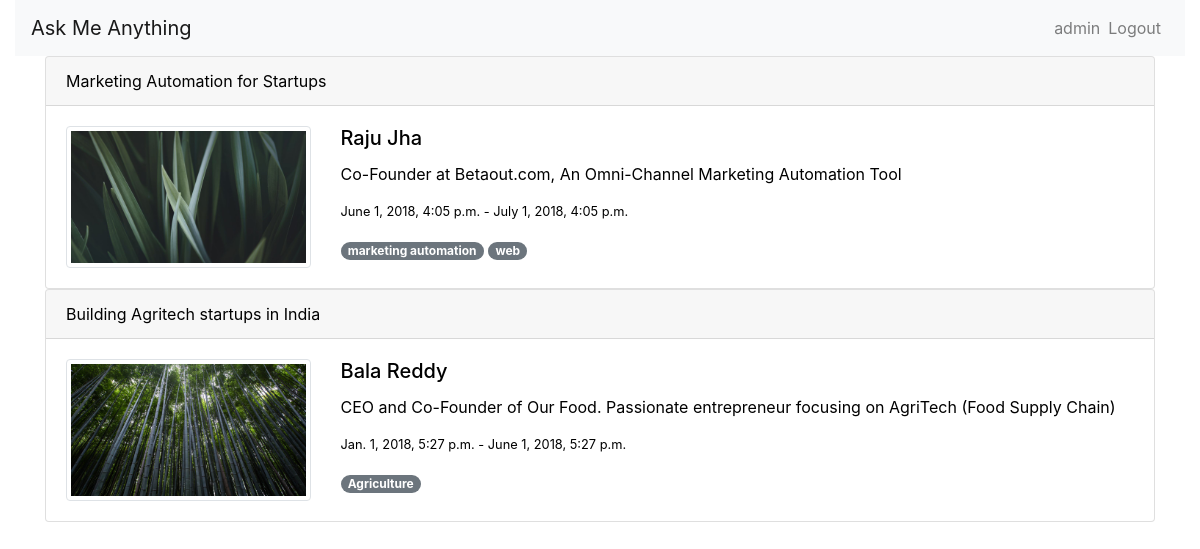
The app's page / (signed in) with its own data.
### core/models.py (models this page shows, shortened)
class Speaker(models.Model):
	name = models.CharField(max_length=100)
	photo = models.ImageField()
	brief = models.CharField(max_length=1000)
	description = models.TextField()
	tagline = models.CharField(max_length=1000)
	tags = models.ManyToManyField(Tag, related_name="speakers")
	available_from = models.DateTimeField()
	available_to = models.DateTimeField()
	created_at = models.DateTimeField(auto_now_add=True)

class Tag(models.Model):
	word = models.CharField(max_length=35)
	slug = models.CharField(max_length=250)
	created_at = models.DateTimeField(auto_now_add=True)
	def __unicode__(self):
		return self.word

### core/views.py (the view)
# urls.py: url(r'^$', views.homeview, name="home"),
@login_required(login_url='/signin/')
def homeview(request):
	context = {
		'speakers' : Speaker.objects.all(),
		'tags': Tag.objects.all(),
	}
	return render(request, 'core/home.html', context)

### core/templates/core/home.html (shortened to what this page needs)
{% extends 'core/base.html' %}
{% block content %}
<div class="row">
	<div class="container">
		{% for speaker in speakers %}
		<a href="{% url 'detail' speaker.id %}">
		<div class="card">
		  <div class="card-header">
		    {{speaker.tagline}}
		  </div>
		  <div class="card-body">
		  	<div class="row">
		  		<div class="col-md-3">
			  		<img class="img img-thumbnail" src="{{speaker.photo.url}}">
		  		</div>
		  		<div class="col-md-9">
		  			<h5 class="card-title">{{speaker.name}}</h5>
				    <p class="card-text">{{speaker.brief}}</p>
				    <p class="card-text small">{{speaker.available_from }} - {{speaker.available_to}}</p>
				    {% for tag in speaker.tags.all %}
					    <span class="badge badge-pill badge-secondary">{{tag}}</span>
				    {% endfor %}
		  		</div>
		  	</div>
		  </div>
		</div>
		</a>
		{% endfor %}
	</div>
</div>
{% endblock %}

### core/templates/core/base.html (shortened to what this page needs)
<!doctype html>
<html lang="en">
  <head>
    <link rel="stylesheet" href="https://stackpath.bootstrapcdn.com/bootstrap/4.1.1/css/bootstrap.min.css">
  </head>
  <body>
  	<div id="app" class="container-fluid">
    <nav class="navbar navbar-expand-lg navbar-light bg-light">
        <a class="navbar-brand" href="{% url 'home' %}">Ask Me Anything</a>
        <div id="navbarNavDropdown" class="navbar-collapse collapse">
            <ul class="navbar-nav">
                {% if request.user.is_authenticated %}
                 <span class="navbar-text">
				    {{request.user.username}}
				 </span>
            	<li class="nav-item">
                    <a class="nav-link" href="{% url 'signout' %}">Logout</a>
                </li>
                {% endif %}
            </ul>
        </div>
    </nav>
</div>
   {% block content %}
   {% endblock %}
  </body>
</html>

### core/templates/core/home.html (style rules this page uses)
a { color:black; }

### records on screen
Speaker: tagline "Marketing Automation for Startups", photo (picture), name "Raju Jha", brief "Co-Founder at Betaout.com, An Omni-Channel Marketing Automation Tool", available_from "June 1, 2018, 4:05 p.m.", available_to "July 1, 2018, 4:05 p.m."
Tag: word "marketing automation"
Tag: word "web"
Speaker: tagline "Building Agritech startups in India", photo (picture), name "Bala Reddy", brief "CEO and Co-Founder of Our Food. Passionate entrepreneur focusing on AgriTech (Food Supply Chain)", available_from "Jan. 1, 2018, 5:27 p.m.", available_to "June 1, 2018, 5:27 p.m."
Tag: word "Agriculture"

### other values on screen
{{ request.user.username }} "admin"
